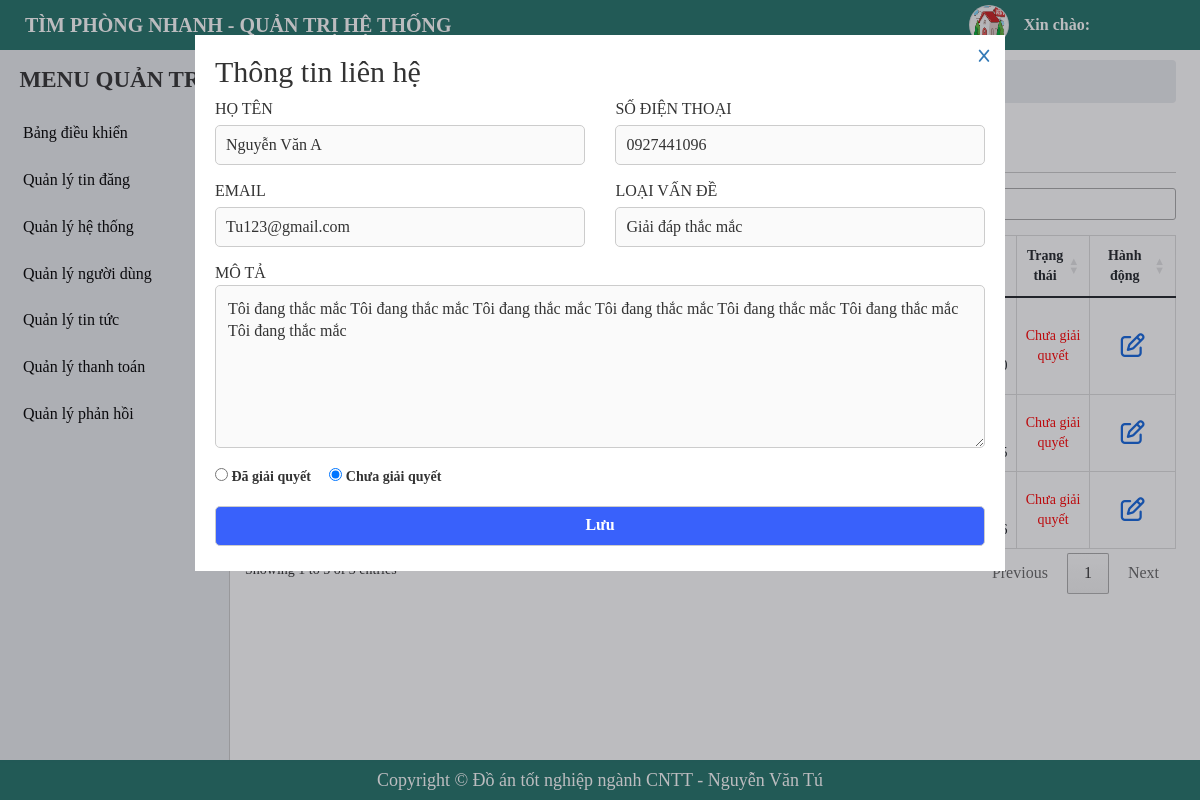
The page /admin/contact-manager-new.php?id=3 on the database its author committed.
### tables this page shows
CREATE TABLE `tbl_contact` (
  `id` int(11) NOT NULL,
  `name` varchar(255) NOT NULL,
  `phone` varchar(255) NOT NULL,
  `email` varchar(255) NOT NULL,
  `problem` tinyint(4) NOT NULL COMMENT 'vấn đề',
  `content` text NOT NULL COMMENT 'chi tiết, nội dung',
  `status` tinyint(4) NOT NULL DEFAULT 0,
  `created_at` timestamp NOT NULL DEFAULT current_timestamp()
);

### admin/contact-manager-new.php (the view, shortened to what this page needs)
<?php
    include './include/connect.php';
    $queryCon = $conn->prepare("SELECT * FROM tbl_contact WHERE status = 0");
    $queryCon->execute();
    $resultsCon = $queryCon->fetchAll(PDO::FETCH_OBJ);
    $updateId = isset($_GET['id'])?$_GET['id']:'';
    if($updateId){
        $queryUpdate = $conn->prepare("SELECT * FROM tbl_contact WHERE ID = $updateId");
        $queryUpdate->execute();
        $resultsUpdate = $queryUpdate->fetch(PDO::FETCH_OBJ);
    }
?>
<!DOCTYPE html>
<html lang="en">
<head>
    <?php include('include/link-css.php');?>
</head>
<body>
    <?php
     include('include/header.php');
    ?>
    <div id="main">
        <?php
        include('include/sidebar.php');
        ?>
        <div id="main-right">
            <nav aria-label="breadcrumb">
                <ol class="breadcrumb">
                    <li class="breadcrumb-item"><a href="#">Trang quản trị</a></li>
                    <li class="breadcrumb-item"><a href="#">Quản lý phản hồi</a></li>
                    <li class="breadcrumb-item active" aria-current="page">Chưa giải quyết</li>
                </ol>
            </nav>
            <section class="main-right-title">
                <div class="form-title">
                    <h1>Phản hồi chưa giải quyết</h1>
                </div>
            </section>
            <div class="main-right-table">
                <table class="table table-bordered table-post-list" id = "table-manage">
                    <thead>
                        <tr>
                            <th style="width: 5%;" >ID</th>
                            <th style="width: 10%;" >Họ tên</th>
                            <th style="width: 10%;" >SĐT</th>
                            <th style="width: 10%;" >Email</th>
                            <th style="width: 10%;" >Vấn đề</th>
                            <th style="width: 30%;" >Nội dung</th>
                            <th style="width: 7%;" >Thời gian</th>
                            <th style="width: 8%;" >Trạng thái</th>
                            <th style="width: 10%;" >Hành động</th>
                        </tr>
                    </thead>
                    <tbody >
                        <?php foreach ($resultsCon as $key => $value) { ?>
                            <tr>
                                <td><?php echo $key+1 ?></td>
                                <td>
                                    <p><?php echo $value -> name ?></p>
                                </td>
                                <td>
                                    <p><a href="tel:+<?php echo $value -> phone ?>" target="_blank"><?php echo $value -> phone ?></a></p>
                                </td>
                                <td>
                                    <p><a href="mailto:<?php echo $value -> email ?>" target="_blank"><?php echo $value -> email ?></a></p>
                                </td>
                                <td>
                                    <?php if($value -> problem == 1){ ?>
                                        <p>Giải đáp thắc mắc</p>
                                    <?php }if($value -> problem == 2){ ?>
                                        <p>Hỗ trợ đăng bài</p>
                                    <?php }if($value -> problem == 3){ ?>
                                        <p>Hỗ trợ thanh toán</p>
                                    <?php }if($value -> problem == 4){ ?>
                                        <p>Giải quyết khiếu nại</p>
                                    <?php } ?>
                                </td>
                                <td  style="text-align: left; ">
                                    <p><?php echo $value -> content ?></p>
                                </td>
                                <td>
                                    <p><?php echo $value-> created_at?></p>
                                </td>
                                <td>
                                    <p style = "color: red">Chưa giải quyết</p>
                                </td>
                                <td>
                                    <a href="./contact-manager-new.php?id=<?php echo $value -> id ?>" class="btn-setting btn-edit" style = "color: #1266dd;"><i class="fa-regular fa-pen-to-square"></i></a>
                                </td>
                            </tr>
                        <?php } ?>
                    </tbody>
                </table>
            </div>
        </div>
        <?php if(isset($_GET['id'])){?>
        <div class="form-act form-animation" style ="display: block;">
            <div class="form-act-edit">
                <div class="form-close">
                    <a href="./contact-manager-new.php"><i class="fa-solid fa-x"></i></a>
                </div>
                <form action="" method="post">
                    <h2>Thông tin liên hệ</h2>
                    <div class="form-half">
                        <div class="form-contact form-validator ">
                            <lable class="contact-title">Họ tên</lable>
                            <input type="text" name="name"  id="name" value = "<?php echo $resultsUpdate->name ?>" disabled>
                        </div>
                        <div class="form-contact form-validator ">
                            <lable class="contact-title">Số điện thoại</lable>
                            <input type="text" name="title"  id="title"  value = "<?php echo $resultsUpdate->phone ?>" disabled>
                        </div>
                    </div>
                    <div class="form-half">
                        <div class="form-contact form-validator ">
                            <lable class="contact-title">Email</lable>
                            <input type="text" name="title"  id="title"  value = "<?php echo $resultsUpdate->email ?>" disabled>
                        </div>
                        <div class="form-contact form-validator ">
                            <lable class="contact-title">Loại vấn đề</lable>
                            <input type="text" name="classify"  id="classify"
                            value = "<?php if($resultsUpdate -> problem == 1){
                                echo'Giải đáp thắc mắc';
                                }if($resultsUpdate -> problem == 2){
                                echo 'Hỗ trợ đăng bài';
                                }if($resultsUpdate -> problem == 3){
                                echo 'Hỗ trợ thanh toán';
                                }if($resultsUpdate -> problem == 4){
                                echo 'Giải quyết khiếu nại';
                                }
                            ?>
                            " disabled>
                        </div>
                    </div>
                    <div class="form-contact form-validator ">
                        <lable class="contact-title">Mô tả</lable>
                        <textarea name="description" id="description" cols="30" rows="6" disabled><?php echo $resultsUpdate->content?></textarea >
                    </div>
                    <div class="status" style = "margin-top: 10px;">
                        <label style = "margin-right: 15px;">
                            <input type="radio" name="status" value ="1" <?php if($resultsUpdate->status == 1) echo  "checked = 'Checked'"?>> Đã giải quyết
                        </label>
                        <label>
                            <input type="radio" name="status" value ="0" <?php if($resultsUpdate->status == 0) echo  "checked = 'Checked'"?>> Chưa giải quyết
                        </label>
                    </div>
                    <div class="form-contact form-validator" id = "btn-submit">
                        <input type="submit" name ="update-form" value="Lưu" class="btn update-form " id = "update-form">
                    </div>
                </form>
            </div>
        </div>
        <?php }?>
    </div>
    <?php include('include/footer.php');?>
</body>
</html>

### admin/css/style.css (style rules this page uses)
* { margin: 0; padding: 0; box-sizing: border-box; font-family: "MS Mincho"; }
a, a:hover { text-decoration: none; transition: all 0.3s ease-in-out 0s; -moz-transition: all 0.3s ease-in-out 0s; -o-transition: all 0.3s ease-in-out 0s; -webkit-transition: all 0.3s ease-in-out 0s; -ms-transition: all 0.3s ease-in-out 0s; }
.btn { height: 40px; border-radius: 5px; border: 1px solid #3961fb; background: #3961fb; font-weight: 700; color: #fff; display: inline-flex; align-items: center; justify-content: center; text-decoration: none; cursor: pointer; padding: 0 10px; margin: 5px 0; }
body { height: 100%; }
#main-right { padding: 60px 24px 50px 245px; }
#main-right .breadcrumb { background-color: #eaecef; padding: 10px 20px; margin-bottom: 0; }
#main-right li, #main-right a { font-size: 16px; }
.main-right-title { display: flex; justify-content: space-between; border-bottom: 1px solid #ccc; margin-bottom: 15px; }
.form-title { margin: 15px 0; }
.form-title h1 { font-weight: 700; }
#main-right .table-bordered th, .table-bordered td { text-align: center; font-size: 14px; }
.main-right-table .table-post-list { border-collapse: collapse; }
.table-post-list td { vertical-align: middle !important; white-space: normal; }
.table-post-list .btn-setting { margin: 0 5px; font-size: 24px !important; }
.form-act { position: fixed; top: 0; bottom: 0; right: 0; left: 0; background-color: rgba(33, 33, 45, 0.3); z-index: 999; display: none; }
.form-act-edit { margin-top: 35px; padding: 20px; width: 810px; background-color: rgba(255, 255, 255, 1); position: relative; left: 50%; transform: translate(-50%); }
.form-close { position: absolute; top: 0; right: 0; cursor: pointer; padding: 12px; }
.form-close i { width: 18px; height: 18px; line-height: 18px; text-align: center; }
.form-half { display: flex; align-items: flex-start; justify-content: space-between; }
.form-half .form-contact { width: 48%; }
.form-contact { margin-top: 10px; }
.form-contact .contact-title { font-size: 16px; text-transform: uppercase; margin: 10px 0; }
.form-contact input { font-size: 16px; width: 100%; height: 40px; border-radius: 5px; padding: 0 10px; border: 1px solid #ccc; outline-color: #41ff00; margin: 4px 0 5px; }
.form-contact textarea { width: 100%; border-color: #ccc; padding: 12px; font-size: 16px; border-radius: 5px; outline-color: #41ff00; }

### rows shown on the page
tbl_contact: name "Nguyễn Văn A", title "0927441096", title "Tu123@gmail.com", classify "Giải đáp thắc mắc", description "Tôi đang thắc mắc Tôi đang thắc mắc Tôi đang thắc mắc Tôi đang thắc mắc Tôi đang thắc mắc Tôi đang thắc mắc Tôi đang thắc mắc", status "☐ Đã giải quyết", status "☑ Chưa giải quyết"
